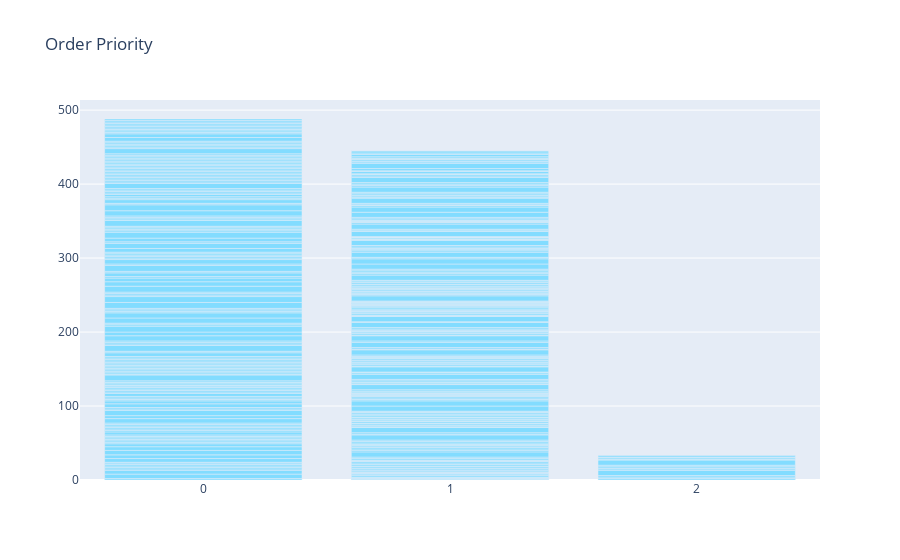

Notebook code cell kept with this figure:
### Code cell
trace0 = go.Bar(
         x = df4.TypeProjet,
         y = df4.TypeBien,
         marker =dict(color='rgb(130,220,300)'),
         name = "Order Priority"
)



data=[trace0]
layout= go.Layout(title='Order Priority')

fig = go.Figure(data=data,layout=layout)
fig.show()

### Figure 1 — Plotly figure (JSON) as saved in the notebook; plotly's stock layout.template omitted (floating-point values rounded to 4 significant figures; data arrays with more than 128 entries replaced by an {"elided": "..."} marker saying what was removed)
{"data": [{"marker": {"color": "rgb(130,220,300)"}, "name": "Order Priority", "type": "bar", "x": {"elided": "363 int values"}, "y": {"elided": "363 int values"}}], "layout": {"title": {"text": "Order Priority"}}}
